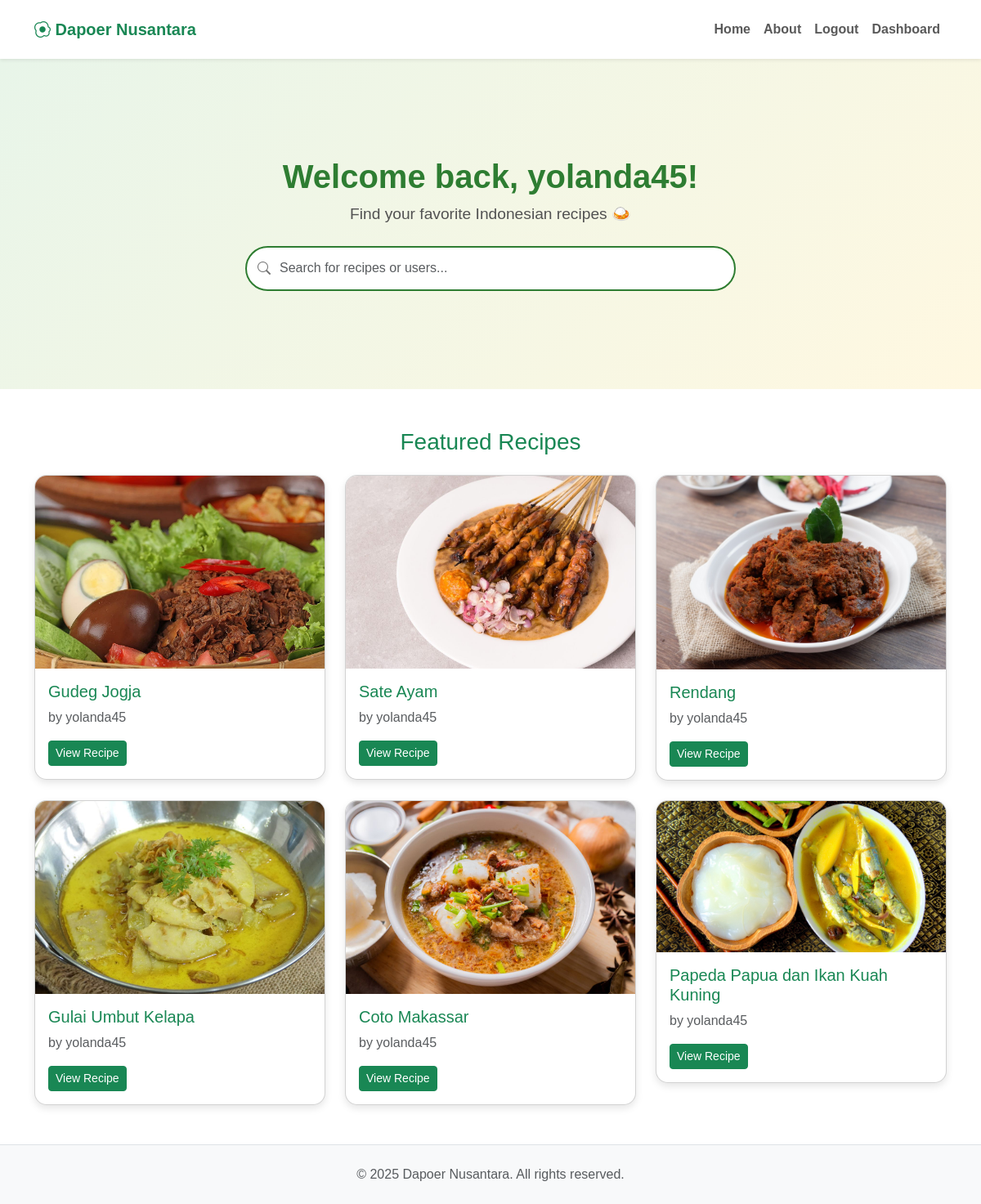
Screenshot of / (signed in) with the database file from the repository.
### tables this page shows
CREATE TABLE `resep` (
  `id_resep` int(11) NOT NULL,
  `id_user` int(11) NOT NULL,
  `judul` varchar(255) DEFAULT NULL,
  `penulis` varchar(100) DEFAULT NULL,
  `deskripsi` text DEFAULT NULL,
  `gambar` varchar(255) DEFAULT NULL,
  `bahan` varchar(1000) NOT NULL,
  `cara_buat` varchar(5000) NOT NULL,
  `tanggal` date DEFAULT curdate()
);

### index.php (the view, shortened to what this page needs)
<?php
include 'koneksi.php';
?>
<!DOCTYPE html>
<html lang="en">
<head>
  <link
    href="https://cdn.jsdelivr.net/npm/bootstrap@5.3.3/dist/css/bootstrap.min.css"
    rel="stylesheet"
  />
  <link
    href="https://cdn.jsdelivr.net/npm/bootstrap-icons@1.11.3/font/bootstrap-icons.css"
    rel="stylesheet"
  />
  <link href="assets/css/bootstrap.min.css" rel="stylesheet">
</head>
<body>
  <?php include 'includes/navbar.php'; ?>
  <section class="hero">
    <div class="container">
      <?php if (isset($_SESSION['id_user'])): ?>
        <h1>Welcome back, <?= htmlspecialchars($_SESSION['username']); ?>!</h1>
        <p>Find your favorite Indonesian recipes 🍛</p>
      <?php else: ?>
        <h1>Welcome to Dapoer Nusantara</h1>
        <p>Discover and share delicious Indonesian recipes 🍛</p>
      <?php endif; ?>
      <form method="GET" class="search-bar mt-4">
        <i class="bi bi-search"></i>
        <input type="text" name="q" class="form-control" placeholder="Search for recipes or users..."
          value="<?php echo isset($_GET['q']) ? htmlspecialchars($_GET['q']) : ''; ?>">
      </form>
    </div>
  </section>
  <section class="py-5 flex-grow-1">
    <div class="container">
      <?php
      $search = isset($_GET['q']) ? $conn->real_escape_string($_GET['q']) : '';
      $sql = "SELECT * FROM resep";
      $result = $conn->query($sql);
      $count = $result->num_rows;
      echo "<h3 class='text-center text-success mb-4'>";
      echo !empty($search) ? "Search Results ($count)" : "Featured Recipes";
      echo "</h3>";
      if ($count > 0) {
        echo "<div class='row g-4'>";
        while ($row = $result->fetch_assoc()) {
          echo "
          <div class='col-md-4'>
            <div class='card recipe-card'>
              <img src='uploads/{$row['gambar']}' class='card-img-top' alt='{$row['judul']}'>
              <div class='card-body'>
                <h5 class='card-title text-success'>{$row['judul']}</h5>
                <p class='card-text text-muted'>by {$row['penulis']}</p>
                <a href='detail_resep.php?id={$row['id_resep']}' class='btn btn-success btn-sm'>View Recipe</a>
              </div>
            </div>
          </div>";
        }
        echo "</div>";
      } else {
        echo "<div class='text-center py-5'><p class='text-muted fs-5'>No recipes found matching \"$search\"</p></div>";
      }
      ?>
    </div>
  </section>
  <?php include 'includes/footer.php'; ?>
  <link href="https://cdn.jsdelivr.net/npm/bootstrap-icons@1.10.5/font/bootstrap-icons.css" rel="stylesheet">
</body>
</html>

### index.php (style rules this page uses)
body { font-family: 'Poppins', sans-serif; min-height: 100vh; display: flex; flex-direction: column; }
.hero { background: linear-gradient(135deg, #E8F5E9, #FFF8E1); padding: 120px 0; text-align: center; }
.hero h1 { color: #2E7D32; font-weight: 700; }
.hero p { color: #525252; font-size: 1.2rem; }
.search-bar { max-width: 600px; margin: 0 auto; position: relative; }
.search-bar input { padding-left: 40px; border: 2px solid #2E7D32; border-radius: 50px; height: 55px; }
.search-bar i { position: absolute; top: 16px; left: 15px; color: #737373; }
.recipe-card { border-radius: 15px; overflow: hidden; box-shadow: 0 4px 10px rgba(0,0,0,0.1); transition: transform .2s; }

### rows the page displays
resep: gambar (picture), judul "Gudeg Jogja", penulis "yolanda45"
resep: gambar (picture), judul "Sate Ayam", penulis "yolanda45"
resep: gambar (picture), judul "Rendang", penulis "yolanda45"
resep: gambar (picture), judul "Gulai Umbut Kelapa", penulis "yolanda45"
resep: gambar (picture), judul "Coto Makassar", penulis "yolanda45"
resep: gambar (picture), judul "Papeda Papua dan Ikan Kuah Kuning", penulis "yolanda45"

### other values shown
$_SESSION['username'] "yolanda45"
